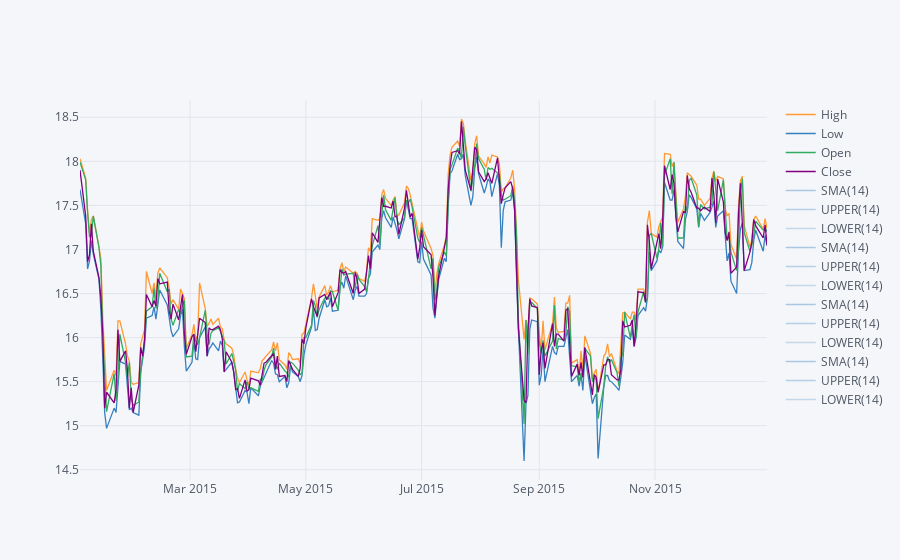

Write notebook code for a chart like this one.
### Markdown cell above
**Use .ta_plot(study='boll') to create a Bollinger Band Plot for Bank of America for the year 2015.**

### Code cell
bank_stocks['BAC'][['High','Low','Open','Close']].iloc[2265:2516].ta_plot(study='boll')

### Figure 1 — Plotly figure (JSON) as saved in the notebook; plotly's stock layout.template omitted (floating-point values rounded to 4 significant figures; data arrays with more than 128 entries replaced by an {"elided": "..."} marker saying what was removed)
{"data": [{"line": {"color": "rgba(255, 153, 51, 1.0)", "dash": "solid", "shape": "linear", "width": 1.3}, "mode": "lines", "name": "High", "text": "", "type": "scatter", "x": {"elided": "251 str values"}, "y": {"elided": "251 float values"}}, {"line": {"color": "rgba(55, 128, 191, 1.0)", "dash": "solid", "shape": "linear", "width": 1.3}, "mode": "lines", "name": "Low", "text": "", "type": "scatter", "x": {"elided": "251 str values"}, "y": {"elided": "251 float values"}}, {"line": {"color": "rgba(50, 171, 96, 1.0)", "dash": "solid", "shape": "linear", "width": 1.3}, "mode": "lines", "name": "Open", "text": "", "type": "scatter", "x": {"elided": "251 str values"}, "y": {"elided": "251 float values"}}, {"line": {"color": "rgba(128, 0, 128, 1.0)", "dash": "solid", "shape": "linear", "width": 1.3}, "mode": "lines", "name": "Close", "text": "", "type": "scatter", "x": {"elided": "251 str values"}, "y": {"elided": "251 float values"}}, {"line": {"color": "rgba(55, 128, 191, 0.4000000000000002)", "dash": "solid", "shape": "linear", "width": 1.3}, "mode": "lines", "name": "SMA(14)", "text": "", "type": "scatter", "x": {"elided": "251 str values"}, "y": {"elided": "251x4 mixed values"}}, {"line": {"color": "rgba(55, 128, 191, 0.33333333333333354)", "dash": "solid", "shape": "linear", "width": 1.3}, "mode": "lines", "name": "UPPER(14)", "text": "", "type": "scatter", "x": {"elided": "251 str values"}, "y": {"elided": "251x4 mixed values"}}, {"line": {"color": "rgba(55, 128, 191, 0.2666666666666669)", "dash": "solid", "shape": "linear", "width": 1.3}, "mode": "lines", "name": "LOWER(14)", "text": "", "type": "scatter", "x": {"elided": "251 str values"}, "y": {"elided": "251x4 mixed values"}}, {"line": {"color": "rgba(55, 128, 191, 0.4000000000000002)", "dash": "solid", "shape": "linear", "width": 1.3}, "mode": "lines", "name": "SMA(14)", "text": "", "type": "scatter", "x": {"elided": "251 str values"}, "y": {"elided": "251x4 mixed values"}}, {"line": {"color": "rgba(55, 128, 191, 0.33333333333333354)", "dash": "solid", "shape": "linear", "width": 1.3}, "mode": "lines", "name": "UPPER(14)", "text": "", "type": "scatter", "x": {"elided": "251 str values"}, "y": {"elided": "251x4 mixed values"}}, {"line": {"color": "rgba(55, 128, 191, 0.2666666666666669)", "dash": "solid", "shape": "linear", "width": 1.3}, "mode": "lines", "name": "LOWER(14)", "text": "", "type": "scatter", "x": {"elided": "251 str values"}, "y": {"elided": "251x4 mixed values"}}, {"line": {"color": "rgba(55, 128, 191, 0.4000000000000002)", "dash": "solid", "shape": "linear", "width": 1.3}, "mode": "lines", "name": "SMA(14)", "text": "", "type": "scatter", "x": {"elided": "251 str values"}, "y": {"elided": "251x4 mixed values"}}, {"line": {"color": "rgba(55, 128, 191, 0.33333333333333354)", "dash": "solid", "shape": "linear", "width": 1.3}, "mode": "lines", "name": "UPPER(14)", "text": "", "type": "scatter", "x": {"elided": "251 str values"}, "y": {"elided": "251x4 mixed values"}}, {"line": {"color": "rgba(55, 128, 191, 0.2666666666666669)", "dash": "solid", "shape": "linear", "width": 1.3}, "mode": "lines", "name": "LOWER(14)", "text": "", "type": "scatter", "x": {"elided": "251 str values"}, "y": {"elided": "251x4 mixed values"}}, {"line": {"color": "rgba(55, 128, 191, 0.4000000000000002)", "dash": "solid", "shape": "linear", "width": 1.3}, "mode": "lines", "name": "SMA(14)", "text": "", "type": "scatter", "x": {"elided": "251 str values"}, "y": {"elided": "251x4 mixed values"}}, {"line": {"color": "rgba(55, 128, 191, 0.33333333333333354)", "dash": "solid", "shape": "linear", "width": 1.3}, "mode": "lines", "name": "UPPER(14)", "text": "", "type": "scatter", "x": {"elided": "251 str values"}, "y": {"elided": "251x4 mixed values"}}, {"line": {"color": "rgba(55, 128, 191, 0.2666666666666669)", "dash": "solid", "shape": "linear", "width": 1.3}, "mode": "lines", "name": "LOWER(14)", "text": "", "type": "scatter", "x": {"elided": "251 str values"}, "y": {"elided": "251x4 mixed values"}}], "layout": {"legend": {"bgcolor": "#F5F6F9", "font": {"color": "#4D5663"}}, "paper_bgcolor": "#F5F6F9", "plot_bgcolor": "#F5F6F9", "title": {"font": {"color": "#4D5663"}}, "xaxis": {"gridcolor": "#E1E5ED", "showgrid": true, "tickfont": {"color": "#4D5663"}, "title": {"font": {"color": "#4D5663"}, "text": ""}, "zerolinecolor": "#E1E5ED"}, "yaxis": {"gridcolor": "#E1E5ED", "showgrid": true, "tickfont": {"color": "#4D5663"}, "title": {"font": {"color": "#4D5663"}, "text": ""}, "zerolinecolor": "#E1E5ED"}}}
